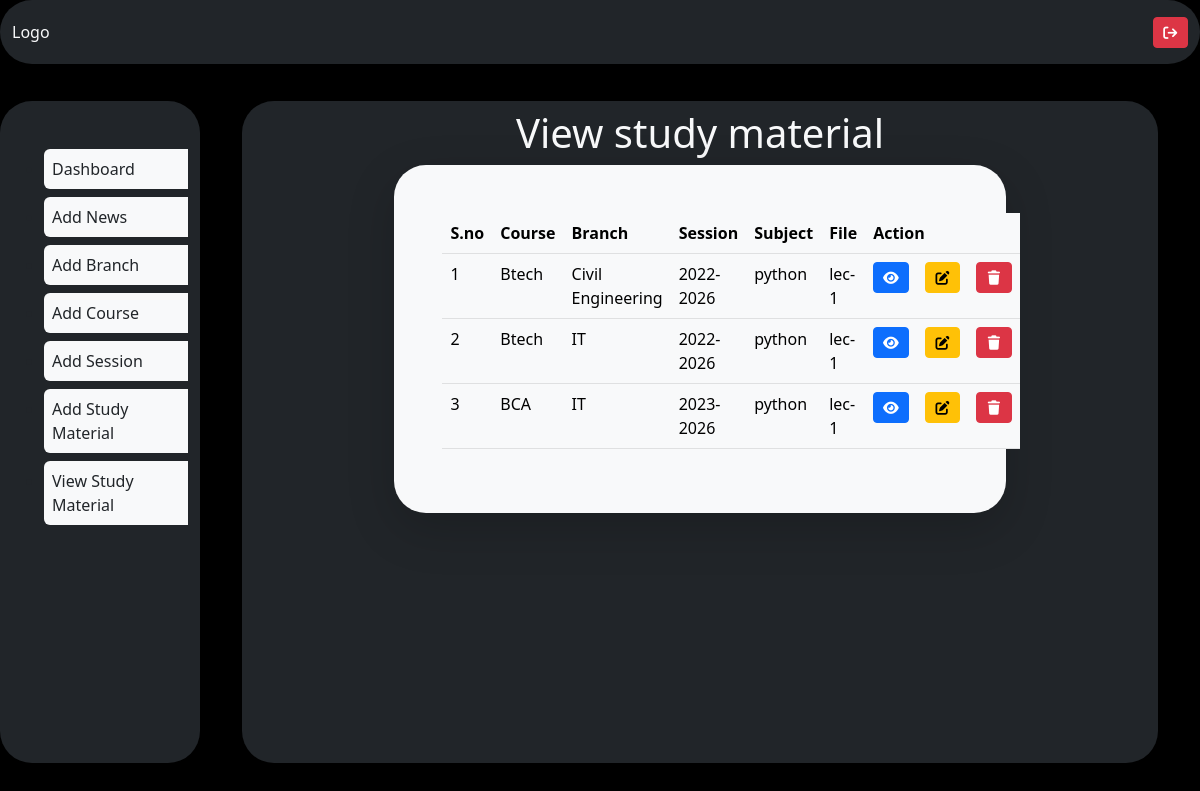
The app's page /adminapp/viewstudy/ with its own data.
### adminapp/models.py (models this page shows)
class study(models.Model):
    branch = models.CharField(max_length=30)
    session = models.CharField(max_length=30)
    course = models.CharField(max_length=30)
    subject = models.CharField(max_length=30)
    file_name = models.CharField(max_length=30)
    file = models.FileField(max_length=255,upload_to="sthyudy")

### adminapp/views.py (the view)
# urls.py: path('viewstudy/',views.viewstudy,name='viewstudy'),
def viewstudy(request):
     st = study.objects.all()
     return render(request,'viewstudy.html',locals())

### adminapp/templates/viewstudy.html
{%extends 'adminparent.html'%}
{%block body%}
<div class="row">
    <div class="col-sm-12">
        <h1 class="text-center text-light mt-2">View study material</h1>
    </div>
</div>
<div class="row">
    <div class="col-md-8 mx-auto bg-light shadow-lg rounded-5 p-5">
        <table class="table table-light bg-light">
            <tr>
                <th>S.no</th>
            <th>Course</th>
            <th>Branch</th>
            <th>Session</th>
            <th>Subject</th>
            <th>File</th>
            <th colspan="3">Action</th>
</tr>
{%for i in st%}
<tr>
    <td>{{forloop.counter}}</td>
    <td>{{i.course}}</td>
    <td>{{i.branch}}</td>
    <td>{{i.session}}</td>
    <td>{{i.subject}}</td>
     <td>{{i.file_name}}</td>
    <td><a href="/media/{{i.file}}" class="btn btn-sm btn-primary"><i class="fa fa-eye"></i></a></td>
        <td><a href="{%url 'adminapp:editstudy' i.id%}" class="btn btn-sm btn-warning" ><i class="fa fa-edit"></i></a></td>
        <td><a href="{%url 'adminapp:deletestudy' i.id%}" class="btn btn-sm btn-danger"> <i class="fa fa-trash"></i></a></td>
</tr>
{%endfor%}
        </table>
    </div>
</div>
{%endblock%}

### adminapp/templates/adminparent.html (shortened to what this page needs)
{%load static%}
<!DOCTYPE html>
<html lang="en">
<head>
    <link href="https://cdn.jsdelivr.net/npm/bootstrap@5.2.3/dist/css/bootstrap.min.css" rel="stylesheet">
    <link rel="stylesheet" href="{%static 'css/style.css'%}">
     <link rel="stylesheet" href="https://cdnjs.cloudflare.com/ajax/libs/font-awesome/7.0.0/css/all.min.css"/>
</head>
<body>
    <div class="container-fluid bg-black">
        <div class="row bg-dark text-light rounded-5 py-2" style="height: 8vh;">
            <div class="col-lg-2 my-auto">
                Logo
            </div>
            <div class="col-lg-10 text-end my-auto">
                <a href="{%url 'mainapp:logout'%}" class="btn btn-sm btn-danger"><i class="fa-solid fa-arrow-right-from-bracket"></i></a>
            </div>
        </div>
        <div class="row bg-black" style="height: 92vh;">
            <div class="col-lg-2 bg-dark h-90 my-auto shadow-lg rounded-5" style="overflow:auto;">
                <ul class="mt-5">
                    <li class="bg-light text-dark p-2 rounded-start my-2">
                        <a href="{%url 'adminapp:dash'%}" class="nav-link">Dashboard</a>
                    </li>
                     <li class="bg-light text-dark p-2 rounded-start my-2">
                        <a href="{%url 'adminapp:adnews'%}" class="nav-link">Add News</a>
                    </li>
                     <li class="bg-light text-dark p-2 rounded-start my-2">
                        <a href="{%url 'adminapp:adbranch'%}" class="nav-link">Add Branch</a>
                    </li>
                    <li class="bg-light text-dark p-2 rounded-start my-2">
                        <a href="{%url 'adminapp:adcourse'%}" class="nav-link">Add Course</a>
                    </li>
                    <li class="bg-light text-dark p-2 rounded-start my-2">
                        <a href="{%url 'adminapp:adsession'%}" class="nav-link">Add Session</a>
                    </li>
                     <li class="bg-light text-dark p-2 rounded-start my-2">
                        <a href="{%url 'adminapp:adstudy'%}" class="nav-link">Add Study Material</a>
                    </li>
                     <li class="bg-light text-dark p-2 rounded-start my-2">
                        <a href="{%url 'adminapp:viewstudy'%}" class="nav-link">View Study Material</a>
                    </li>
                </ul>
            </div>
            <div class="col-lg-10  h-100" style="overflow: auto;" >
                <div class="row h-100">
                    <div class="col-11 mx-auto bg-dark h-90 my-auto shadow-lg rounded-5">
                        {%block body%}
                        {%endblock%}
                    </div>
                </div>
            </div>
        </div>
    </div>
</body>
</html>

### mainapp/static/css/style.css (style rules this page uses)
.h-90 { height: 90%!important; }
body { margin: 0; padding: 0; }

### records on screen
study: course "Btech", branch "Civil Engineering", session "2022-2026", subject "python", file_name "lec-1"
study: course "Btech", branch "IT", session "2022-2026", subject "python", file_name "lec-1"
study: course "BCA", branch "IT", session "2023-2026", subject "python", file_name "lec-1"
